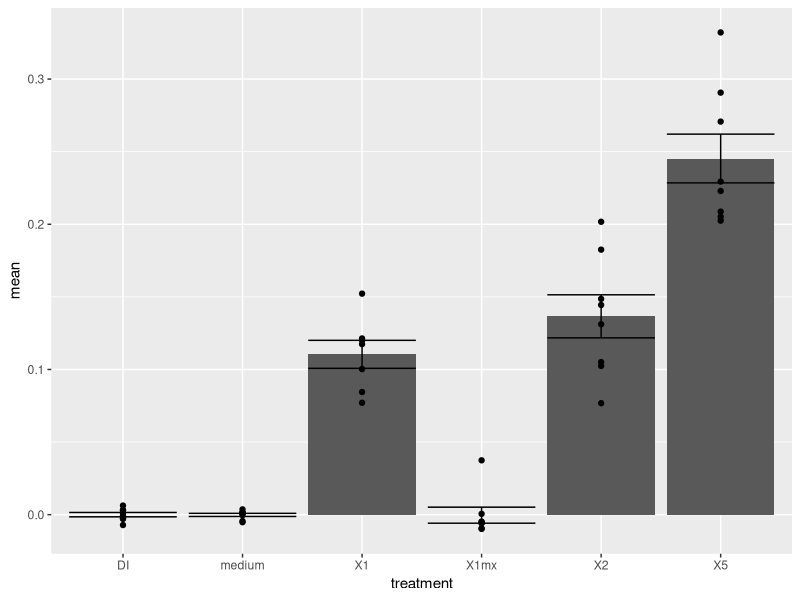
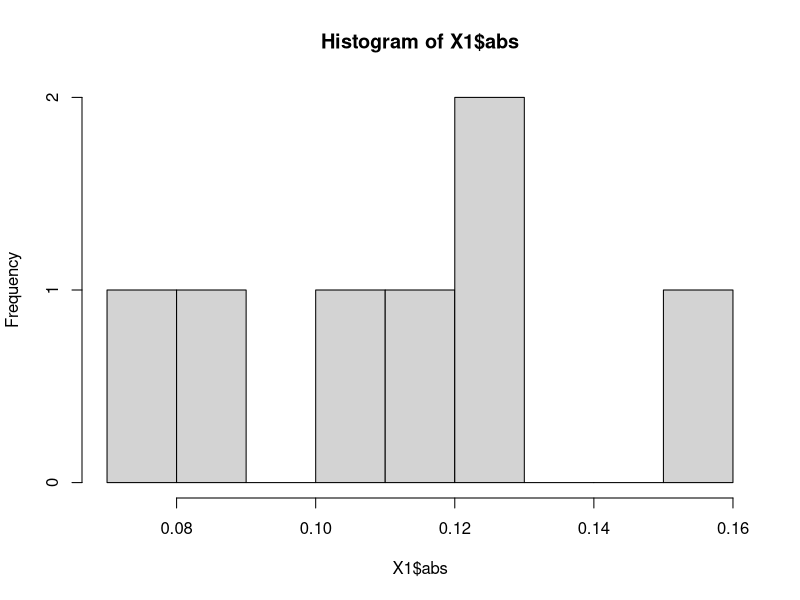

Reproduce these figures in R, in order.
absdata <- read.csv("data/r-star/test1.csv")

library(tidyverse)
library(stringr)

absdata$column <- as.factor(str_remove(absdata$well, "^[A-Za-z]+"))

absdata <- absdata %>%
  mutate(treatment = as.factor(
           case_when(column == 1 ~ "X1",
                               column == 2 ~ "X2",
                               column == 3 ~ "X5",
                               column == 4 ~ "X1mx",
                               column == 6 ~ "medium",
                               column == 7 ~ "DI"
                               )),
         abs = as.numeric(abs)) %>%
  filter(treatment %in% c("X1", "X2", "X5", "X1mx", "medium", "DI"),
         abs < 0.74) %>%
  select(treatment, abs)

abs_summary <- absdata %>%
  group_by(treatment) %>%
  summarize(mean = mean(abs),
            se = sd(abs)/sqrt(length(abs)))
  

ggplot(abs_summary, aes(x = treatment, y = mean)) +
  geom_bar(stat="identity") +
  geom_point(data = absdata, aes(x = treatment, y = abs)) +
  geom_errorbar(stat = "identity", aes(ymin = mean - se, ymax = mean + se))


X1 <- absdata %>%
  filter(treatment == "X1")
hist(X1$abs, breaks = 10)
